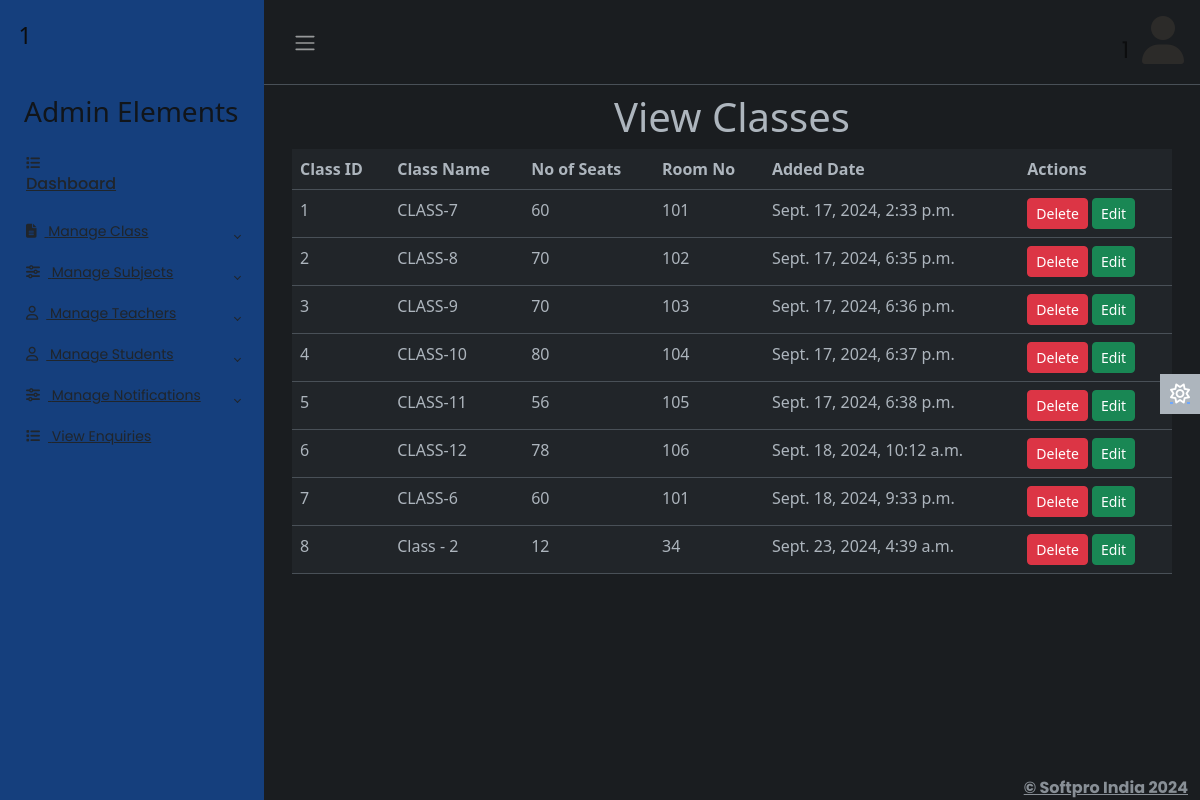
The page /adminapp/viewclass/ (signed in) on the database its author committed.
### adminapp/models.py (models this page shows)
class Classes(models.Model):
    cid=models.IntegerField(primary_key=True,auto_created=True)
    class_name=models.CharField(max_length=30)
    seats=models.IntegerField()
    roomno=models.CharField(max_length=50)
    created_date=models.DateTimeField()

### adminapp/views.py (the view)
# urls.py: path('viewclass/',views.viewclass,name='viewclass'),
@cache_control(no_store=True,no_cache=True,must_revalidate=True)
def viewclass(req):
    try:
        if req.session['adminid']!=None:
            adminid=req.session['adminid']
            cl=Classes.objects.all()
            return render(req,'viewclass.html',{'adminid':adminid,'cl':cl})
    except KeyError:
        return redirect('login')

### adminapp/templates/viewclass.html
{% extends 'adminbase.html' %}
{% load static %}
{% block admin %}
<div class="row">
    <div class="col-sm-12">
        <h1 class="text-center">View Classes</h1>
        <table class="table">
            <tr>
                <th>Class ID</th>
                <th>Class Name</th>
                <th>No of Seats</th>
                <th>Room No</th>
                <th>Added Date</th>
                <th>Actions</th>
            </tr>
            {% for c in cl %}
            <tr>
                <td>{{c.cid}}</td>
                <td>{{c.class_name}}</td>
                <td>{{c.seats}}</td>
                <td>{{c.roomno}}</td>
                <td>{{c.created_date}}</td>
                <td>
                    <a href="{% url 'adminapp:delclass' cid=c.cid %}" class="btn btn-sm btn-danger">Delete</a>
                    <a href="{% url 'adminapp:editclass' id=c.cid %}" class="btn btn-sm btn-success">Edit</a>
                </td>
            </tr>
            {% endfor %}
        </table>
    </div>
</div>
{% endblock %}

### adminapp/static/css/adminstyle.css (style rules this page uses)
body { font-family: 'Poppins', sans-serif; font-size: 0.875rem; opacity: 1; overflow-y: scroll; margin: 0; }
a { cursor: pointer; text-decoration: none; font-family: 'Poppins', sans-serif; }

### rows shown on the page
Classes: cid "1", class_name "CLASS-7", seats "60", roomno "101", created_date "Sept. 17, 2024, 2:33 p.m."
Classes: cid "2", class_name "CLASS-8", seats "70", roomno "102", created_date "Sept. 17, 2024, 6:35 p.m."
Classes: cid "3", class_name "CLASS-9", seats "70", roomno "103", created_date "Sept. 17, 2024, 6:36 p.m."
Classes: cid "4", class_name "CLASS-10", seats "80", roomno "104", created_date "Sept. 17, 2024, 6:37 p.m."
Classes: cid "5", class_name "CLASS-11", seats "56", roomno "105", created_date "Sept. 17, 2024, 6:38 p.m."
Classes: cid "6", class_name "CLASS-12", seats "78", roomno "106", created_date "Sept. 18, 2024, 10:12 a.m."
Classes: cid "7", class_name "CLASS-6", seats "60", roomno "101", created_date "Sept. 18, 2024, 9:33 p.m."
Classes: cid "8", class_name "Class - 2", seats "12", roomno "34", created_date "Sept. 23, 2024, 4:39 a.m."

### other values the page prints
{{ adminid }} "1"
